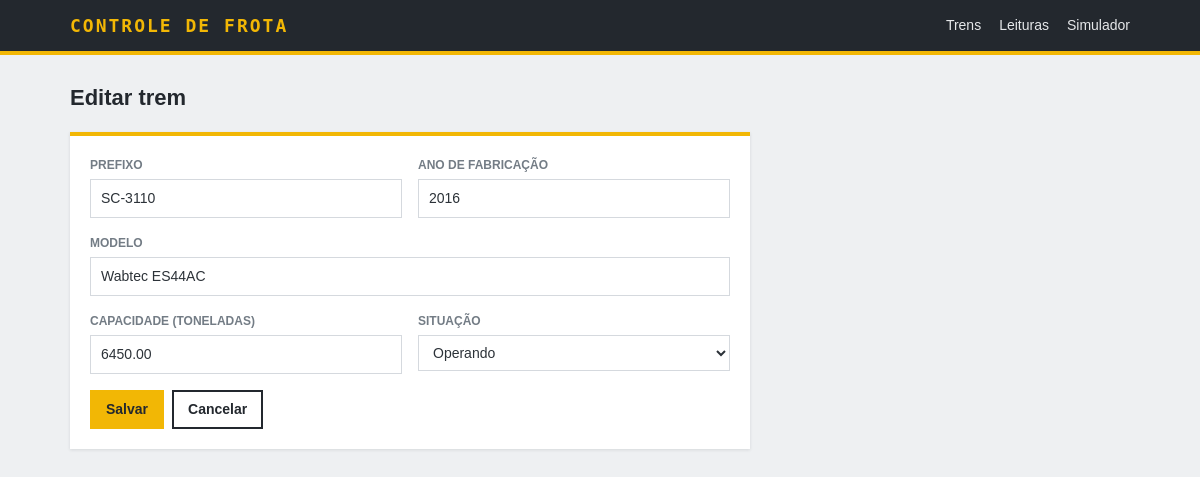
The page /trem.php?id=1 on the database its author committed.
### tables this page shows
CREATE TABLE trens (
    id INT NOT NULL AUTO_INCREMENT PRIMARY KEY,
    prefixo VARCHAR(20) NOT NULL UNIQUE,
    modelo VARCHAR(80) NOT NULL,
    ano_fabricacao SMALLINT NOT NULL,
    capacidade_t DECIMAL(8, 2) NOT NULL,
    situacao ENUM('operando', 'oficina', 'parado') NOT NULL DEFAULT 'operando'
);

### funcoes.php (called while the page is built, shortened)
<?php
function e($valor)
{
    return htmlspecialchars((string) $valor, ENT_QUOTES, 'UTF-8');
}

### trem.php (the view, shortened to what this page needs)
<?php
require 'funcoes.php';
$id = (int) ($_GET['id'] ?? 0);
$anoAtual = (int) date('Y');
$trem = [
    'prefixo' => '',
    'modelo' => '',
    'ano_fabricacao' => '',
    'capacidade_t' => '',
    'situacao' => 'operando',
];
if ($id > 0) {
    $stmt = $pdo->prepare('SELECT * FROM trens WHERE id = ?');
    $stmt->execute([$id]);
    $encontrado = $stmt->fetch();
    $trem = $encontrado;
}
$titulo = $id > 0 ? 'Editar trem' : 'Cadastrar trem';
require 'topo.php';
?>
<div class="cabecalho">
    <h1><?= e($titulo) ?></h1>
</div>
<form class="ficha" method="post">
    <div class="colunas">
        <label class="campo">
            <span>Prefixo</span>
            <input type="text" name="prefixo" maxlength="20" placeholder="SC-0000" value="<?= e($trem['prefixo']) ?>" required>
        </label>
        <label class="campo">
            <span>Ano de fabricação</span>
            <input type="number" name="ano_fabricacao" min="1900" max="<?= $anoAtual ?>" value="<?= e($trem['ano_fabricacao']) ?>" required>
        </label>
    </div>
    <label class="campo">
        <span>Modelo</span>
        <input type="text" name="modelo" maxlength="80" value="<?= e($trem['modelo']) ?>" required>
    </label>
    <div class="colunas">
        <label class="campo">
            <span>Capacidade (toneladas)</span>
            <input type="number" name="capacidade_t" step="0.01" min="0.01" value="<?= e($trem['capacidade_t']) ?>" required>
        </label>
        <label class="campo">
            <span>Situação</span>
            <select name="situacao">
                <?php foreach (SITUACOES as $valor => $rotulo): ?>
                    <option value="<?= e($valor) ?>" <?= $valor === $trem['situacao'] ? 'selected' : '' ?>><?= e($rotulo) ?></option>
                <?php endforeach; ?>
            </select>
        </label>
    </div>
    <div class="botoes">
        <button class="botao botao-forte" type="submit"><?= $id > 0 ? 'Salvar' : 'Cadastrar' ?></button>
        <a class="botao botao-contorno" href="index.php">Cancelar</a>
    </div>
</form>
<?php require 'rodape.php'; ?>

### estilo.css (style rules this page uses)
:root { --fundo: #eef0f2; --cartao: #ffffff; --grafite: #23282e; --texto: #2c3238; --apagado: #737c85; --linha: #d5d9de; --amarelo: #f2b705; --verde: #1f7a4d; --laranja: #c0590c; --vermelho: #b3261e; --mono: "Consolas", "DejaVu Sans Mono", monospace; }
* { box-sizing: border-box; }
body { margin: 0; background: var(--fundo); color: var(--texto); font-family: Verdana, Tahoma, sans-serif; font-size: 14px; line-height: 1.5; }
.cabecalho { display: flex; justify-content: space-between; align-items: flex-end; flex-wrap: wrap; gap: 12px; margin-bottom: 18px; }
h1 { margin: 0; font-size: 22px; color: var(--grafite); }
.botao { display: inline-block; padding: 7px 14px; border: 2px solid transparent; font: inherit; font-weight: bold; text-decoration: none; cursor: pointer; }
.botao-forte { background: var(--amarelo); color: var(--grafite); }
.botao-contorno { background: transparent; border-color: var(--grafite); color: var(--grafite); }
.botoes { display: flex; gap: 8px; flex-wrap: wrap; align-items: center; }
form { margin: 0; }
.ficha, .filtros { background: var(--cartao); border-top: 4px solid var(--amarelo); padding: 20px; box-shadow: 0 1px 3px rgba(35, 40, 46, 0.12); }
.ficha { max-width: 680px; }
.colunas { display: grid; grid-template-columns: repeat(auto-fit, minmax(200px, 1fr)); gap: 0 16px; }
.campo { display: block; margin-bottom: 16px; }
.campo span { display: block; margin-bottom: 5px; font-size: 12px; font-weight: bold; text-transform: uppercase; color: var(--apagado); }
.campo input, .campo select { width: 100%; padding: 8px 10px; border: 1px solid var(--linha); background: #fff; color: var(--texto); font: inherit; }

### rows shown on the page
trens: prefixo "SC-3110", ano_fabricacao "2016", modelo "Wabtec ES44AC", capacidade_t "6450.00", situacao "Operando"

### other values the page prints
$titulo "Editar trem"
